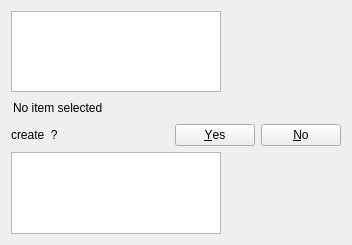
<?xml version="1.0" encoding="UTF-8"?>
<ui version="4.0">
 <class>deploymentTable</class>
 <widget class="QWidget" name="deploymentTable">
  <property name="geometry">
   <rect>
    <x>0</x>
    <y>0</y>
    <width>352</width>
    <height>245</height>
   </rect>
  </property>
  <property name="windowTitle">
   <string>Form</string>
  </property>
  <layout class="QVBoxLayout" name="verticalLayout">
   <item>
    <widget class="QTreeWidget" name="itemTreeWidget">
     <property name="maximumSize">
      <size>
       <width>210</width>
       <height>16777215</height>
      </size>
     </property>
     <property name="rootIsDecorated">
      <bool>true</bool>
     </property>
     <attribute name="headerVisible">
      <bool>false</bool>
     </attribute>
     <column>
      <property name="text">
       <string notr="true">1</string>
      </property>
     </column>
    </widget>
   </item>
   <item>
    <layout class="QHBoxLayout" name="horizontalLayout">
     <item>
      <spacer name="horizontalSpacer">
       <property name="orientation">
        <enum>Qt::Horizontal</enum>
       </property>
       <property name="sizeType">
        <enum>QSizePolicy::Fixed</enum>
       </property>
       <property name="sizeHint" stdset="0">
        <size>
         <width>2</width>
         <height>20</height>
        </size>
       </property>
      </spacer>
     </item>
     <item>
      <widget class="QLabel" name="label">
       <property name="text">
        <string>No item selected</string>
       </property>
       <property name="alignment">
        <set>Qt::AlignLeading|Qt::AlignLeft|Qt::AlignVCenter</set>
       </property>
      </widget>
     </item>
    </layout>
   </item>
   <item>
    <layout class="QHBoxLayout" name="horizontalLayout_2">
     <item>
      <widget class="QLabel" name="questionLabel">
       <property name="enabled">
        <bool>true</bool>
       </property>
       <property name="text">
        <string>create &lt;id&gt; ?</string>
       </property>
      </widget>
     </item>
     <item>
      <widget class="QDialogButtonBox" name="buttonBox">
       <property name="standardButtons">
        <set>QDialogButtonBox::No|QDialogButtonBox::Yes</set>
       </property>
      </widget>
     </item>
    </layout>
   </item>
   <item>
    <widget class="QTableWidget" name="propertiesTableWidget">
     <property name="sizePolicy">
      <sizepolicy hsizetype="Expanding" vsizetype="Expanding">
       <horstretch>0</horstretch>
       <verstretch>0</verstretch>
      </sizepolicy>
     </property>
     <property name="maximumSize">
      <size>
       <width>210</width>
       <height>16777215</height>
      </size>
     </property>
    </widget>
   </item>
  </layout>
 </widget>
 <resources/>
 <connections/>
</ui>
